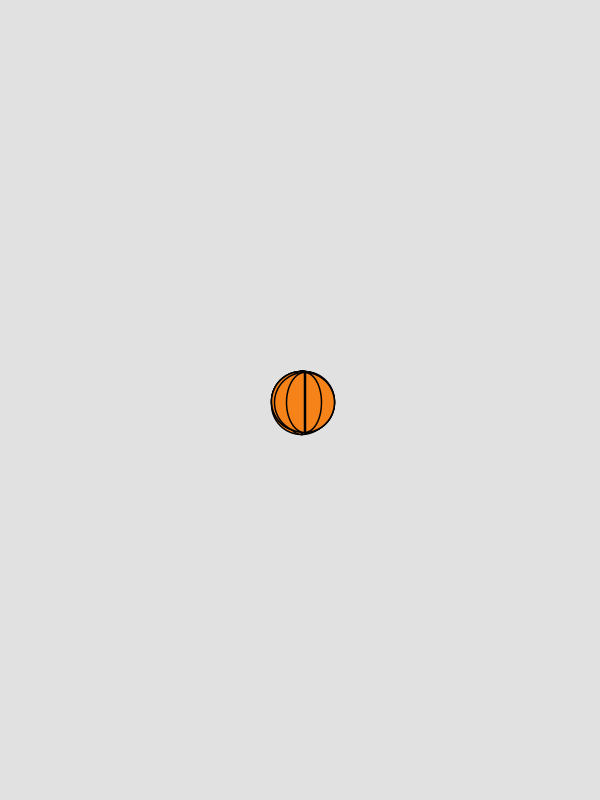
Frame 1 (no input)
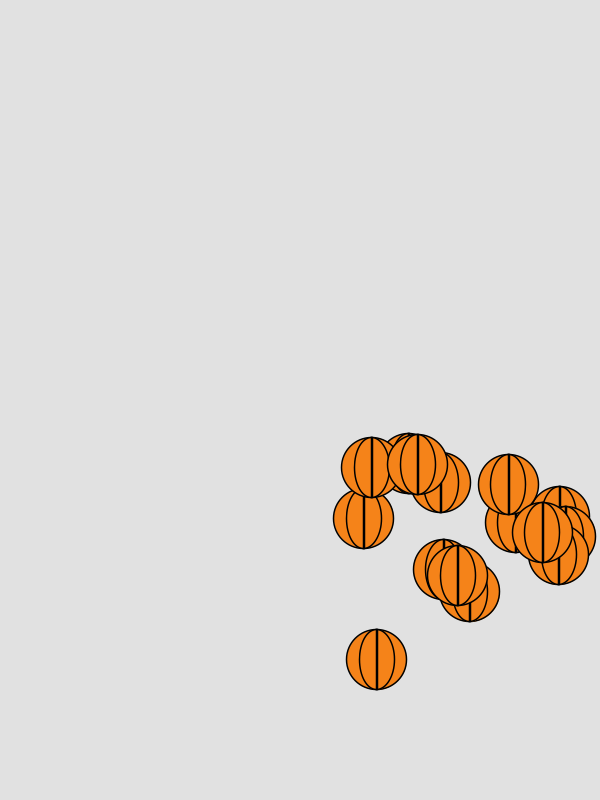
Frame 60 (the mouse pressed at the canvas centre just before this capture)
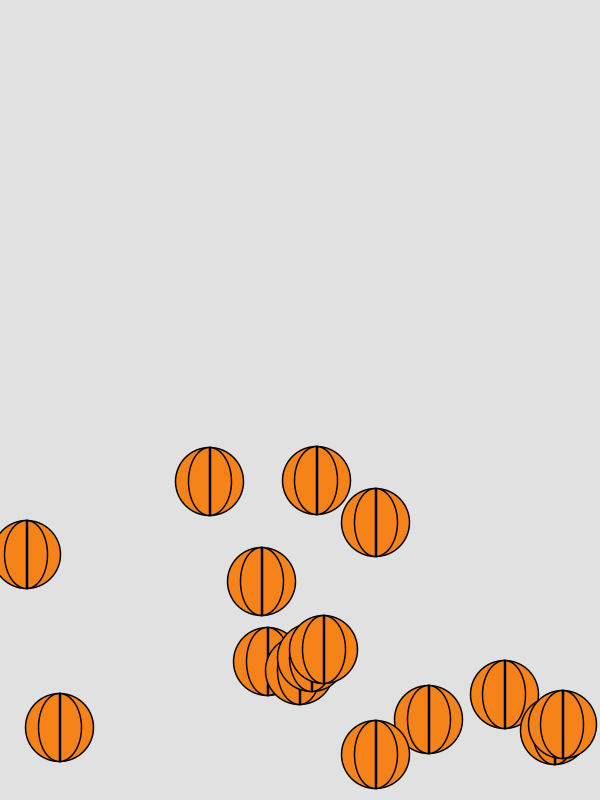
Frame 120 (the mouse held since frame 60 and released just before this capture)

The Processing sketch that drew these frames (run headless with seeded random() and noise(); from frame 60 on, the mouse is pressed at the canvas centre):

// Processing sketch: processing_146178
// ── processing_146178.pde

//Eva Díaz

//Sketch en el que aparecen multiples pelotas de basketball moviendose por la pantalla
//cumpliendo lo siguiente:
// su posición cambia la clic con el ratón y una de sus propiedades (el tamaño) cambia la clic.
//las pelotas se mueven rebotando el las paredes.
 

int sz = 60;// medida de las pelotas de basket
int numPelotas = 15;



//matriz de posicionesX con "numPelotas":
float[] posicionesX = new float[numPelotas];
//lo mismo para posicionesY:
float[] posicionesY = new float[numPelotas];
//y para velocidadesX:
float[] velocidadesX = new float[numPelotas];
//y velocidadesY:
float[] velocidadesY = new float[numPelotas];




//gracias a la siguiente fución cambiamos la direccion de las Pelotas de basket
void mousePressed(){
  //reinicializamos las velocidades:
  for(int i = 0; i<numPelotas; i++){
    velocidadesX[i] = random(2,10);
    velocidadesY[i] = random(2,10);
    }
   // cambiamos una de sus propiedades (el diametro) y luego volvemos al original
   if(sz<100){
     sz = sz+8;
   }
   if (sz>=100){
     sz = 60;
   }
}


void setup(){
  size(600,800);
  //inicializamos posiciones i velocidades:
  for(int i = 0; i<numPelotas; i++){
    posicionesX[i] = width/2;
    posicionesY[i] = height/2;
    velocidadesX[i] = random(1,5);
    velocidadesY[i] = random(1,5);
  }
}

void draw(){
  background(225);
  
  //bucle para que se hagan las mismas acciones
  //en totos los valores de las matrices
  for(int i = 0; i<numPelotas; i++){
    //actualizamos posiciones
    posicionesX[i] += velocidadesX[i];
    posicionesY[i] += velocidadesY[i];

    // X
    if((posicionesX[i]<sz/2)||(posicionesX[i]>width-sz/2)){
      velocidadesX[i] = -velocidadesX[i];
    } 
    // Y
    if((posicionesY[i]<sz/2)||(posicionesY[i]>height-sz/2)){
      velocidadesY[i] = -velocidadesY[i];
    } 
  
  
  
   //Dibujo:

   fill(245,131,25);
   ellipse(posicionesX[i],posicionesY[i],sz,sz);
   strokeWeight(1.5);
   ellipse(posicionesX[i],posicionesY[i],sz-25,sz);
 
  fill(0);

  rect(posicionesX[i],posicionesY[i]-sz/2,sz/sz,sz);
  

 
  }
}
